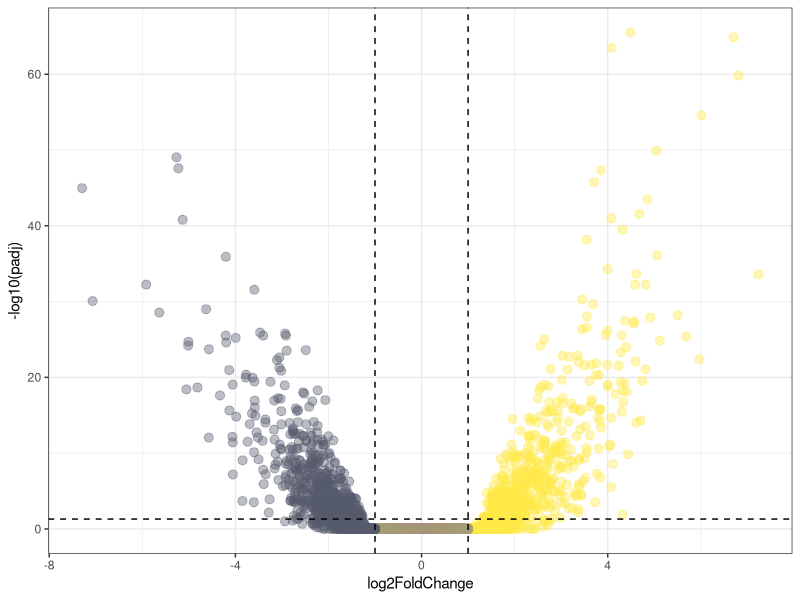

Write the R code that produced this figure.
setwd("D:\\Bioinfo Project\\bioconductor\\deseq trimmed")
deseq <- read.csv("deg_C1_vs_C2_lfc1.csv")
library(ggplot2)
library(viridis)
# library(ggplot2)

 # install.packages("viridis")                                                                       

 library(ggrepel)
 
 
 
 ggplot2::ggplot(deseq,aes(x=log2FoldChange, y=-log10(padj)))+
   geom_point(aes(color=Category),alpha=0.4, size=2.75, 
show.legend = F)+scale_color_viridis(discrete = TRUE, option = "E")+theme_bw()+
   geom_vline(xintercept=c(-1, 1), col="black",linetype = "dashed") +
   geom_hline(yintercept=-log10(0.05), col="black",linetype = "dashed")
 
 ?geom_vline
 
 
 